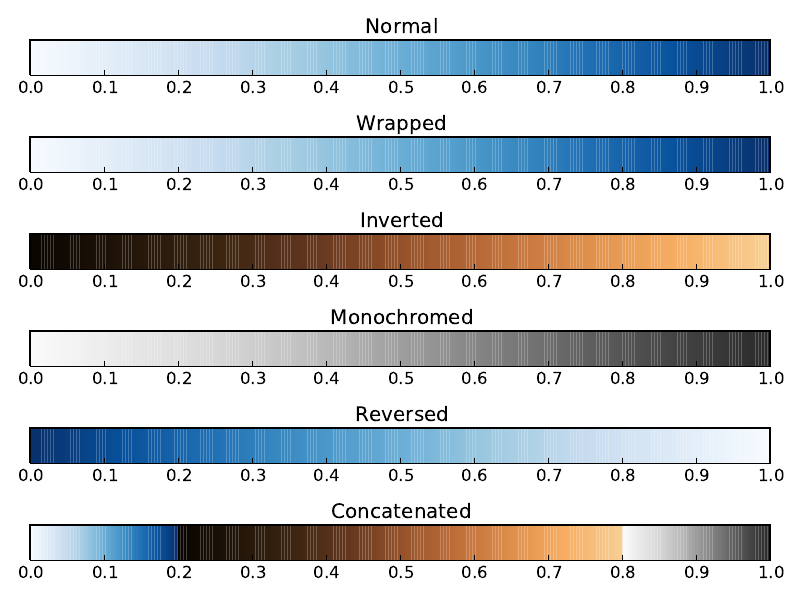

Reproduce this figure in Python.
import sys
sys.path.insert(0,'..')

from mplkit.cmap import *
import numpy as np
import matplotlib
import matplotlib.pyplot as plt
from matplotlib.colors import Normalize
from matplotlib.colorbar import ColorbarBase

cmap = matplotlib.cm.Blues
id_cmap = WrappedColormap(cmap)
inv_cmap = InvertedColormap(cmap)
mono_cmap = DesaturatedColormap(cmap)
rev_cmap = ReversedColormap(cmap)
cat_cmap = ConcatenatedColormap(cmap,0.2,inv_cmap,0.8,mono_cmap)
norm = Normalize(vmin=0, vmax=1)

cmap(1)
id_cmap(1)
inv_cmap(1)
mono_cmap(1)
rev_cmap(1)
cat_cmap(1)

plt.subplot(6,1,1)
plt.title("Normal")
cb1 = ColorbarBase(plt.gca(), cmap=cmap,
								   norm=norm,
								   orientation='horizontal')

plt.subplot(6,1,2)
plt.title("Wrapped")
cb1 = ColorbarBase(plt.gca(), cmap=id_cmap,
								   norm=norm,
								   orientation='horizontal')

plt.subplot(6,1,3)
plt.title("Inverted")
cb1 = ColorbarBase(plt.gca(), cmap=inv_cmap,
								   norm=norm,
								   orientation='horizontal')

plt.subplot(6,1,4)
plt.title("Monochromed")
cb1 = ColorbarBase(plt.gca(), cmap=mono_cmap,
								   norm=norm,
								   orientation='horizontal')

plt.subplot(6,1,5)
plt.title("Reversed")
cb1 = ColorbarBase(plt.gca(), cmap=rev_cmap,
								   norm=norm,
								   orientation='horizontal')

plt.subplot(6,1,6)
plt.title("Concatenated")
cb1 = ColorbarBase(plt.gca(), cmap=cat_cmap,
								   norm=norm,
								   orientation='horizontal')

plt.tight_layout()
plt.savefig('cmap.pdf')
